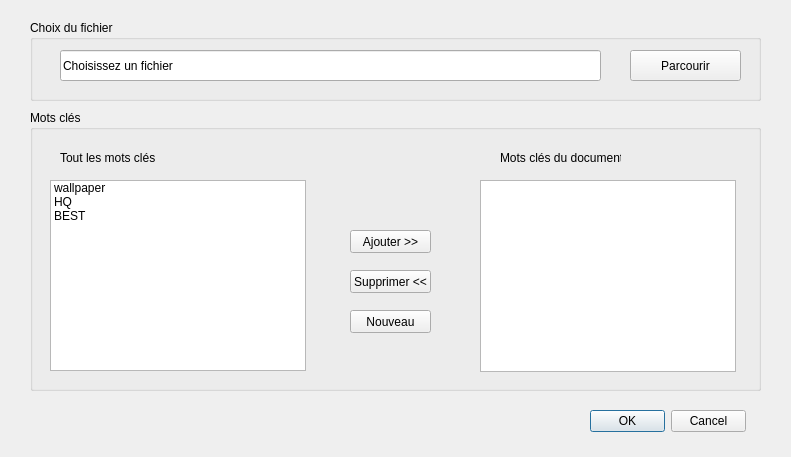
<?xml version="1.0" encoding="UTF-8"?>
<ui version="4.0">
 <class>Ajout</class>
 <widget class="QDialog" name="Ajout">
  <property name="geometry">
   <rect>
    <x>0</x>
    <y>0</y>
    <width>791</width>
    <height>457</height>
   </rect>
  </property>
  <property name="windowTitle">
   <string>MainWindow</string>
  </property>
  <widget class="QWidget" name="centralwidget" native="true">
   <property name="geometry">
    <rect>
     <x>0</x>
     <y>0</y>
     <width>791</width>
     <height>453</height>
    </rect>
   </property>
   <widget class="QGroupBox" name="groupFileChoice">
    <property name="geometry">
     <rect>
      <x>30</x>
      <y>20</y>
      <width>731</width>
      <height>81</height>
     </rect>
    </property>
    <property name="title">
     <string>Choix du fichier</string>
    </property>
    <widget class="QPushButton" name="buttonParcourir">
     <property name="geometry">
      <rect>
       <x>600</x>
       <y>30</y>
       <width>111</width>
       <height>31</height>
      </rect>
     </property>
     <property name="text">
      <string>Parcourir</string>
     </property>
    </widget>
    <widget class="QLineEdit" name="textFile">
     <property name="geometry">
      <rect>
       <x>30</x>
       <y>30</y>
       <width>541</width>
       <height>31</height>
      </rect>
     </property>
     <property name="text">
      <string>Choisissez un fichier</string>
     </property>
     <property name="readOnly">
      <bool>true</bool>
     </property>
    </widget>
   </widget>
   <widget class="QGroupBox" name="groupKeywords">
    <property name="geometry">
     <rect>
      <x>30</x>
      <y>110</y>
      <width>731</width>
      <height>281</height>
     </rect>
    </property>
    <property name="title">
     <string>Mots clés</string>
    </property>
    <widget class="QListWidget" name="listAll">
     <property name="geometry">
      <rect>
       <x>20</x>
       <y>70</y>
       <width>256</width>
       <height>191</height>
      </rect>
     </property>
     <item>
      <property name="text">
       <string>wallpaper</string>
      </property>
     </item>
     <item>
      <property name="text">
       <string>HQ</string>
      </property>
     </item>
     <item>
      <property name="text">
       <string>BEST</string>
      </property>
     </item>
    </widget>
    <widget class="QListWidget" name="listDoc">
     <property name="geometry">
      <rect>
       <x>450</x>
       <y>70</y>
       <width>256</width>
       <height>192</height>
      </rect>
     </property>
    </widget>
    <widget class="QPushButton" name="buttonAjouter">
     <property name="geometry">
      <rect>
       <x>320</x>
       <y>120</y>
       <width>81</width>
       <height>23</height>
      </rect>
     </property>
     <property name="text">
      <string>Ajouter &gt;&gt;</string>
     </property>
    </widget>
    <widget class="QPushButton" name="buttonSupprimer">
     <property name="geometry">
      <rect>
       <x>320</x>
       <y>160</y>
       <width>81</width>
       <height>23</height>
      </rect>
     </property>
     <property name="text">
      <string>Supprimer &lt;&lt;</string>
     </property>
    </widget>
    <widget class="QLabel" name="label1">
     <property name="geometry">
      <rect>
       <x>30</x>
       <y>40</y>
       <width>121</width>
       <height>16</height>
      </rect>
     </property>
     <property name="text">
      <string>Tout les mots clés</string>
     </property>
    </widget>
    <widget class="QLabel" name="label2">
     <property name="geometry">
      <rect>
       <x>470</x>
       <y>40</y>
       <width>121</width>
       <height>16</height>
      </rect>
     </property>
     <property name="text">
      <string>Mots clés du document</string>
     </property>
    </widget>
    <widget class="QPushButton" name="buttonNouveau">
     <property name="geometry">
      <rect>
       <x>320</x>
       <y>200</y>
       <width>81</width>
       <height>23</height>
      </rect>
     </property>
     <property name="text">
      <string>Nouveau</string>
     </property>
    </widget>
    <zorder>listAll</zorder>
    <zorder>listDoc</zorder>
    <zorder>buttonAjouter</zorder>
    <zorder>buttonSupprimer</zorder>
    <zorder>label1</zorder>
    <zorder>label2</zorder>
    <zorder>buttonNouveau</zorder>
    <zorder>groupFileChoice</zorder>
   </widget>
   <widget class="QDialogButtonBox" name="buttonBox">
    <property name="geometry">
     <rect>
      <x>590</x>
      <y>410</y>
      <width>156</width>
      <height>23</height>
     </rect>
    </property>
    <property name="standardButtons">
     <set>QDialogButtonBox::Cancel|QDialogButtonBox::Ok</set>
    </property>
   </widget>
  </widget>
 </widget>
 <resources/>
 <connections/>
</ui>
